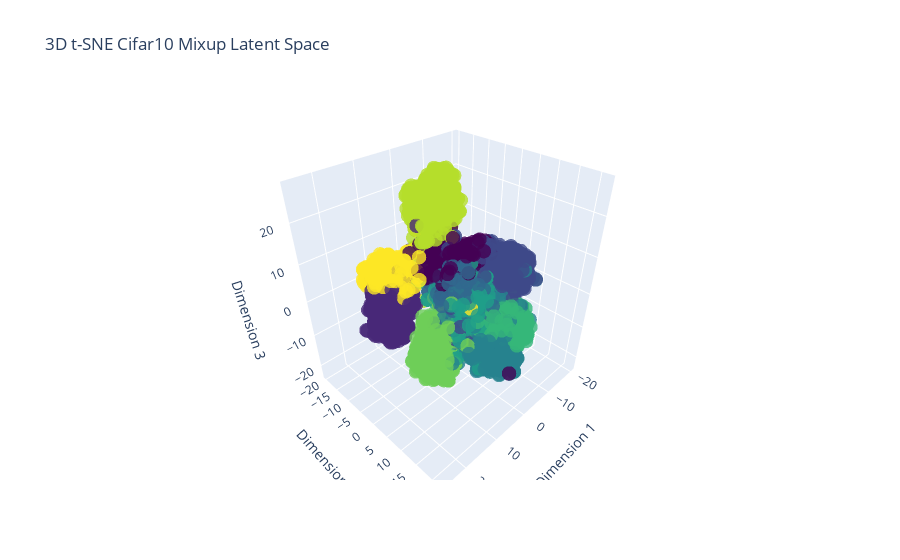

The notebook cell this image was saved under:
### Code cell
import plotly.graph_objs as go
from sklearn.manifold import TSNE

# Generate t-SNE embeddings
tsne = TSNE(n_components=3, perplexity=30, n_iter=1000)
embeddings_3d_mixup = tsne.fit_transform(features_mixup)

# Create a 3D scatter plot
fig = go.Figure(data=go.Scatter3d(
    x=embeddings_3d[:,0],
    y=embeddings_3d[:,1],
    z=embeddings_3d[:,2],
    mode='markers',
    marker=dict(
        size=5,
        color=labels,  # y contains the labels of each data point
        colorscale='Viridis',
        opacity=0.8
    )
))

# Set axis labels and plot title
fig.update_layout(
    scene=dict(
        xaxis_title='Dimension 1',
        yaxis_title='Dimension 2',
        zaxis_title='Dimension 3'
    ),
    title='3D t-SNE Cifar10 Mixup Latent Space'
)

# Show the plot
fig.show()

### Figure 1 — Plotly figure (JSON) as saved in the notebook; plotly's stock layout.template omitted (floating-point values rounded to 4 significant figures; data arrays with more than 128 entries replaced by an {"elided": "..."} marker saying what was removed)
{"data": [{"marker": {"color": {"elided": "5000 int values"}, "colorscale": [[0.0, "#440154"], [0.1111, "#482878"], [0.2222, "#3e4989"], [0.3333, "#31688e"], [0.4444, "#26828e"], [0.5556, "#1f9e89"], [0.6667, "#35b779"], [0.7778, "#6ece58"], [0.8889, "#b5de2b"], [1.0, "#fde725"]], "opacity": 0.8, "size": 5}, "mode": "markers", "x": {"elided": "5000 float values"}, "y": {"elided": "5000 float values"}, "z": {"elided": "5000 float values"}, "type": "scatter3d"}], "layout": {"scene": {"xaxis": {"title": {"text": "Dimension 1"}}, "yaxis": {"title": {"text": "Dimension 2"}}, "zaxis": {"title": {"text": "Dimension 3"}}}, "title": {"text": "3D t-SNE Cifar10 Mixup Latent Space"}}}
